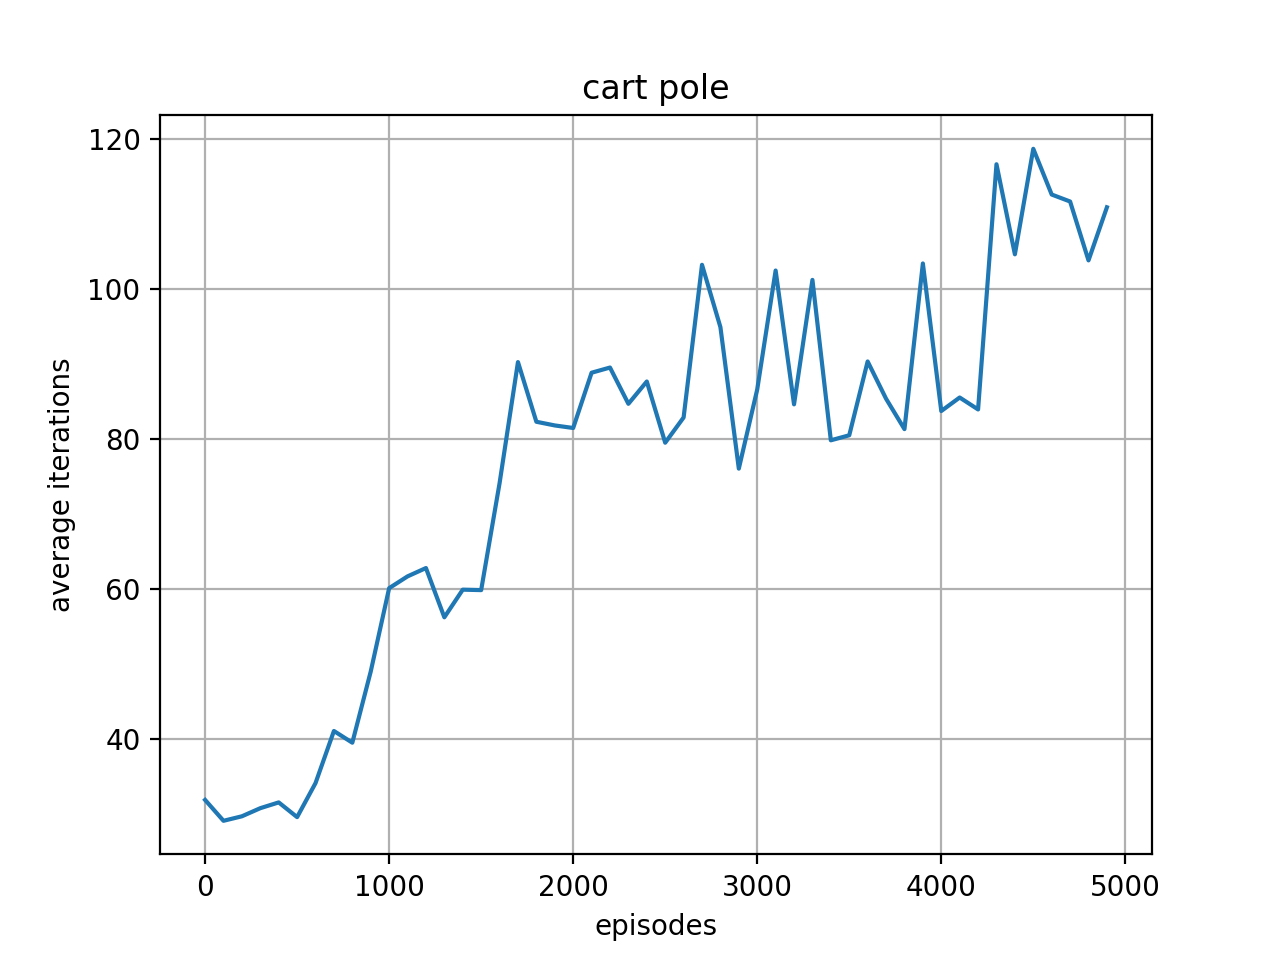

This chart was generated by the following Python code:
import numpy as np
import gym
import matplotlib.pyplot as plt


class cartPole():
    def __init__(self, nval,  episodes):
        self.nval = nval # number of values for each observation variable
        self.N = self.nval ** 4
        self.episodes = episodes #total number of episodes to play
        self.A = (0,1)  # actions
        self.env = gym.make('CartPole-v1')


    def discretise(self, x, mini, maxi):
        # discretise x
        # return an integer between 0 and nval - 1
        if x < mini: x = mini
        if x > maxi: x = maxi
        return int(np.floor((x - mini) * nval / (maxi - mini + 0.0001)))

    def observation_vers_etat(self, observation):
        pos = self.discretise(observation[0], mini=-1, maxi=1)
        vel = self.discretise(observation[1], mini=-1, maxi=1)
        angle = self.discretise(observation[2], mini=-1, maxi=1)
        angle_vel = self.discretise(observation[3], mini=-1, maxi=1)
        return pos* nval + vel * nval* nval + angle* nval + angle_vel * nval * nval

    '''
        Monte Carlo algorithms 
    '''
    def QLearning(self, alpha, gam, epl):
        Q = {}
        output = []
        n = 0
        for i in range(self.episodes):
            n += 1
            print("episodes:",n)
            done = False
            observation = self.env.reset()  # reset all variables to the initial state
            s = self.observation_vers_etat(observation)
            if (s, 0) not in Q:
                Q[(s, 0)], Q[(s, 1)] = np.random.rand(1)[0], 1 - np.random.rand(1)[0]
            alt = np.random.rand(1)[0]
            best_a = 0 if Q[(s, 0)] > Q[(s, 1)] else 1
            a = best_a if alt > epl else np.random.randint(2)
            nbInt = 0
            while not done:
                # play (s,a)
                observation, reward, done, info = self.env.step(a)
                next_s = self.observation_vers_etat(observation)
                if (next_s, 0) not in Q:
                    Q[(next_s, 0)], Q[(next_s, 1)] = np.random.rand(1)[0], 1 - np.random.rand(1)[0]
                alt = np.random.rand(1)[0]
                best_a = 0 if Q[(next_s, 0)] > Q[(next_s, 1)] else 1
                next_a = best_a if alt > epl else np.random.randint(2)
                Q[(s,a)] += alpha * (reward + gam * Q[(next_s, best_a)] - Q[(s,a)])
                s = next_s
                a = next_a
                nbInt += 1
                self.env.render()
            output.append(nbInt)
        return output

    
    def plotAverageOfIterationsPerEpisode(self,results):
        episodes = np.arange(0,len(results),100)
        y = []
        sum, count = 0, 0
        for r in results:
            count += 1
            sum += r
            if count == 100 :
                y.append(sum/100)
                sum, count = 0, 0
        fig, ax = plt.subplots()
        print("episodes:",episodes,"y:",y)
        ax.plot(episodes, y)
        ax.set(xlabel='episodes', ylabel='average iterations',
               title='cart pole')
        ax.grid()
        fig.savefig("test.png")
        plt.show()


    def EpsilonDecreazing(self, epl):
        '''
         This is a decreazing function for calculating epsilon parameter
        :param epl:
        :return:
        '''
        epl = - epl / 2 + 1 / 2
        return epl



nval = 20
N = nval ** 4
episodes = 5000
gam = 1
alpha = 0.1
epl = 0.1
cartPole = cartPole(nval,episodes)

output = cartPole.QLearning(alpha,gam,epl)
cartPole.plotAverageOfIterationsPerEpisode(output)
cartPole.env.close()
